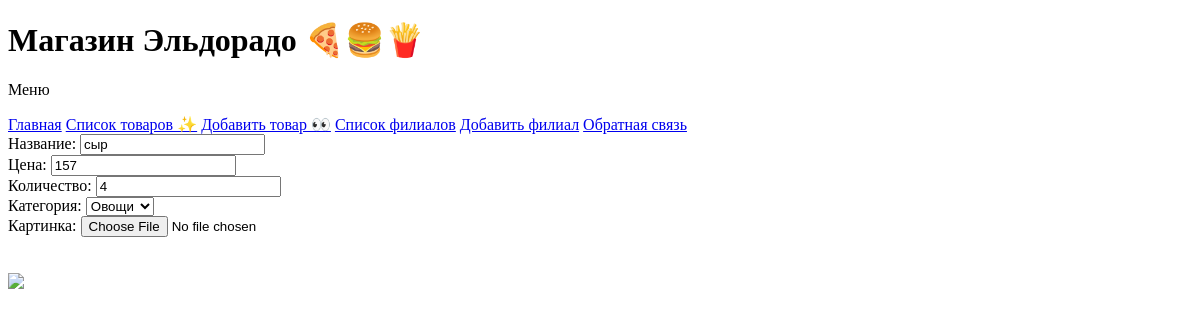
/products/3/edit, run on the app's committed database.
### core/models.py (models this page shows, shortened)
class Product(models.Model):
    name = models.CharField(max_length=200, verbose_name='Название')
    price = models.IntegerField(verbose_name='Цена')
    count = models.IntegerField(verbose_name='Количество')
    category = models.ForeignKey(
        ProductCategory,
        null=True,
        blank=True,
        on_delete=models.SET_NULL,
        verbose_name='Категория'
    )
    image = models.ImageField(verbose_name='картинка', blank=True, null=True)
    class Meta:
        verbose_name = 'Товар'
        verbose_name_plural = 'Товары'

class ProductCategory(models.Model):
    name = models.CharField(max_length=200, verbose_name='Название')
    def __str__(self):
        return self.name
    class Meta:
        verbose_name = 'Категория товара'
        verbose_name_plural = 'Категории товаров'

### core/views.py (the view)
# urls.py: path('products/<int:product_id>/edit',  edit_product, name='edit_product'),
def edit_product(request, product_id):
    product = Product.objects.get(id=product_id)
    form = AddProductModelForm(instance=product)
    context = {'form': form}
    return render(request, 'edit_product.html', context)

### core/forms.py
class AddProductModelForm(forms.ModelForm):
    class Meta:
        model = Product
        fields = '__all__'

### templates/edit_product.html
{% extends 'base.html' %}
{% block content %}
<form>
    {{ form}}
</form>
{% endblock %}}

### data on the page
Product: name "сыр", price "157", count "4", category "Овощи"
